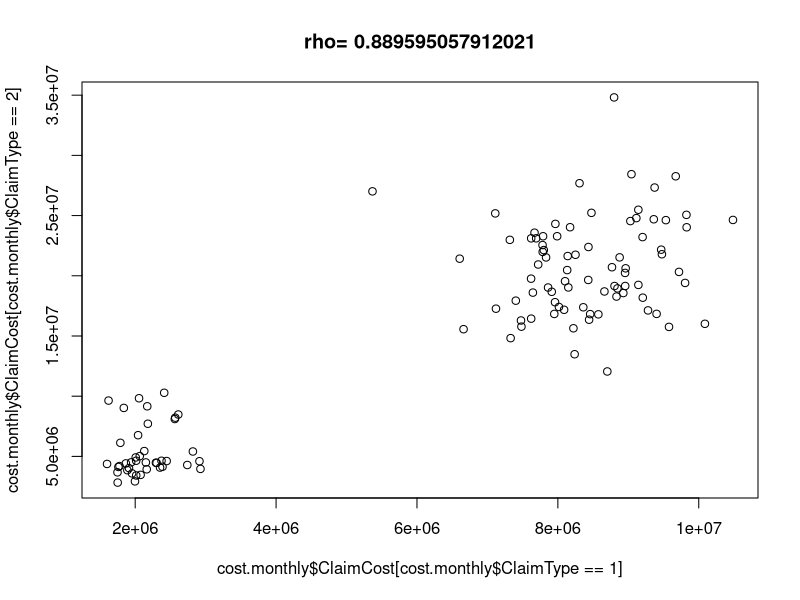
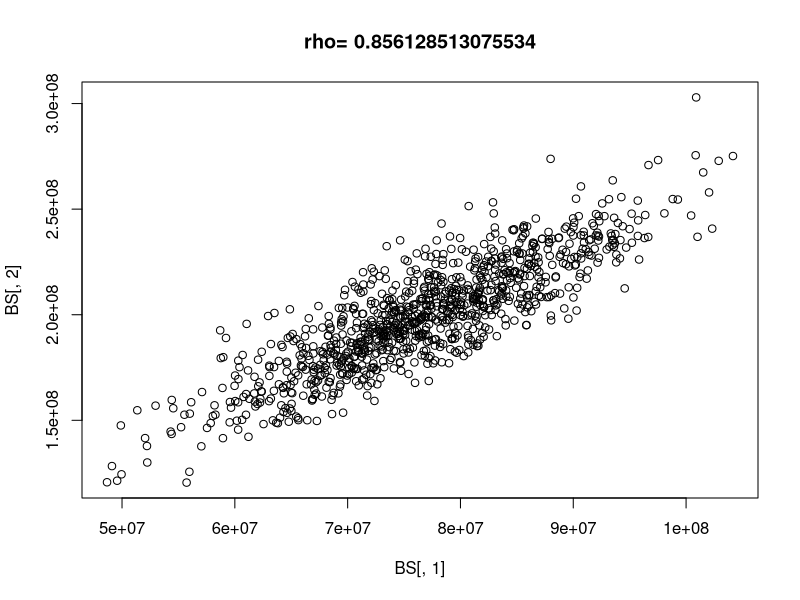

Write the R code that produced these figures, in order.
## Risk och reserv Projekt 1

### BOOTSTRAP

claims <- read.table("Projekt1_Grupp8.txt", header = TRUE, sep = ";")

claims.daily <- aggregate(list(ClaimCost=claims$ClaimCost),
                          list(ClaimDay=claims$ClaimDay,
                               ClaimType=claims$ClaimType), sum)
claims.daily$ClaimDay365 <- claims.daily$ClaimDay %% 365
claims.daily$ClaimDay365[claims.daily$ClaimDay365==0] <- 365

claims.daily$ClaimYear <- (claims.daily$ClaimDay%/%366) +1
claims.daily$ClaimMonth <- 0

months<-c(0,31,28,31,30,31,30,31,31,30,31,30,31)
months.cum<-cumsum(months)

for (m in 1:(length(months.cum)-1))
  claims.daily$ClaimMonth[months.cum[m] < claims.daily$ClaimDay365 &
                            claims.daily$ClaimDay365 <= months.cum[m+1]]<- m

cost.monthly<-aggregate(list(ClaimCost=claims.daily$ClaimCost),
                        list(ClaimYear=claims.daily$ClaimYear,
                             ClaimMonth=claims.daily$ClaimMonth,
                             ClaimType=claims.daily$ClaimType),
                        sum)

# Showing wintersummer
rho.ws <- cor(cost.monthly$ClaimCost[cost.monthly$ClaimType==1],
              cost.monthly$ClaimCost[cost.monthly$ClaimType==2])
plot(cost.monthly$ClaimCost[cost.monthly$ClaimType==1],
     cost.monthly$ClaimCost[cost.monthly$ClaimType==2],
     main=paste("rho=",rho.ws))


year <- unique(cost.monthly$ClaimYear)
month <- unique(cost.monthly$ClaimMonth)


tmp<-unique(cost.monthly[c("ClaimYear","ClaimMonth")])
tmp$Cost1 <- cost.monthly$ClaimCost[tmp$ClaimYear==cost.monthly$ClaimYear &
                                    tmp$ClaimMonth==cost.monthly$ClaimMonth &
                                    cost.monthly$ClaimType == 1]
tmp$Cost2 <- cost.monthly$ClaimCost[tmp$ClaimYear==cost.monthly$ClaimYear &
                                    tmp$ClaimMonth==cost.monthly$ClaimMonth &
                                    cost.monthly$ClaimType == 2]

winter.months<-c(1,2,3,4,9,10,11,12)
summer.months<-c(5,6,7)
# Winter
cost.winter<-subset(tmp, is.element(tmp$ClaimMonth, winter.months), 
                    select=c(Cost1,Cost2))
# Summer
cost.summer<-subset(tmp, is.element(tmp$ClaimMonth, summer.months), 
                    select=c(Cost1,Cost2))

n <- 1000
BS <- matrix(0,n,2)
for (k in 1:n)
{
  s.W<-tmp[sample(nrow(cost.winter),8, replace=TRUE),]
  s.S<-tmp[sample(nrow(cost.summer),4, replace=TRUE),]
  BS[k,1]<-sum(s.W$Cost1) + sum(s.S$Cost1)
  BS[k,2]<-sum(s.W$Cost2) + sum(s.S$Cost2)
}
rho.bs <- cor(BS[,1],BS[,2]) #= 0.8629129
plot(BS[,1],BS[,2],main=paste("rho=",rho.bs))